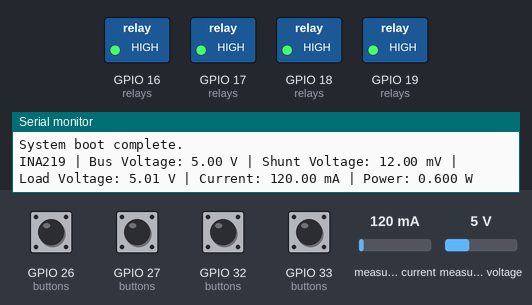
The sketch below on a simulated ESP32. Parts: switched loads named in the sketch (green lamp = pin HIGH), the last lines printed to the serial monitor. Inputs (shaded band) come from the test bench; at power-on: GPIO 26 (buttons), GPIO 27 (buttons), GPIO 32 (buttons), GPIO 33 (buttons) HIGH, measured current 120 mA, measured voltage 5 V. WiFi joins after 1.5 s; servers stay silent unless stated; no MQTT or app messages arrive unless stated.

Above: at 1.8 s.
1.9 s: GPIO 26 (buttons) pulled LOW for 1 s
At 2.6 s:
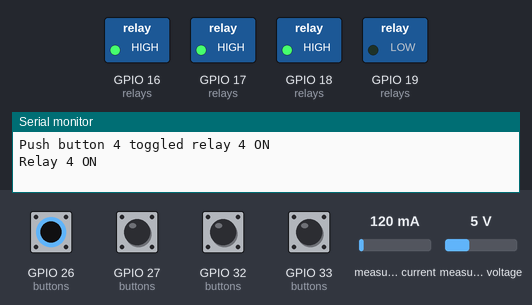
4.4 s: GPIO 27 (buttons) pulled LOW for 0.15 s
At 5.6 s:
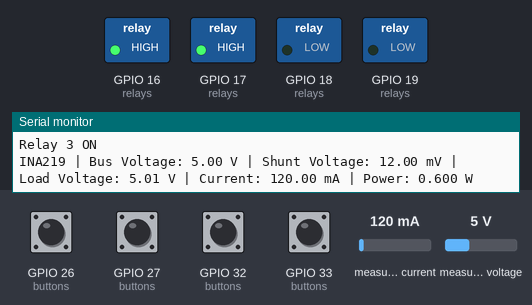
6.0 s: GPIO 26 (buttons) pulled LOW for 0.15 s
At 6.8 s:
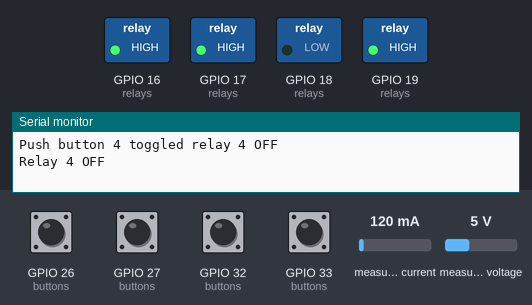
7.6 s: GPIO 32 (buttons) pulled LOW for 0.15 s
At 8.1 s:
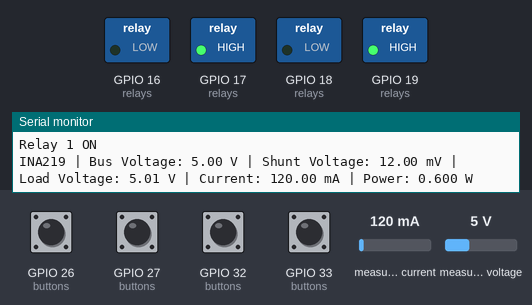
9.2 s: GPIO 33 (buttons) pulled LOW for 0.15 s
At 10.4 s:
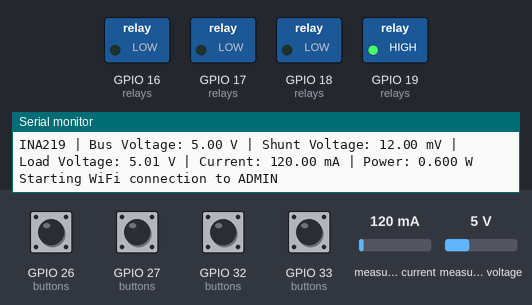
10.8 s: GPIO 27 (buttons) pulled LOW for 1 s
At 11.6 s:
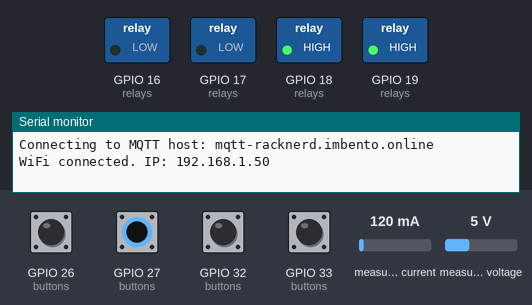
Timing chart, 0 to 13.8 s (numbered marks = the images above; inputs shaded):
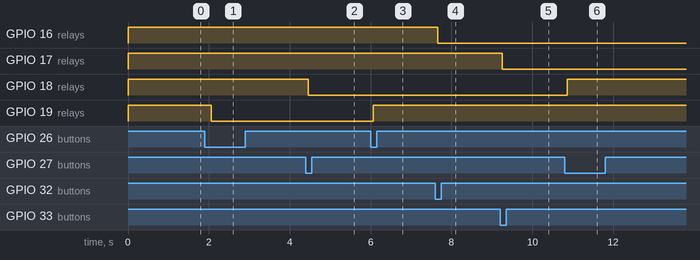

Measured:
- after the input at 1.9 s, GPIO 19 (relays): HIGH → LOW after 0.16 s
- after the input at 4.4 s, GPIO 18 (relays): HIGH → LOW after 0.06 s
- after the input at 6.0 s, GPIO 19 (relays): LOW → HIGH after 0.06 s
- after the input at 7.6 s, GPIO 16 (relays): HIGH → LOW after 0.06 s
- after the input at 9.2 s, GPIO 17 (relays): HIGH → LOW after 0.06 s
- after the input at 10.8 s, GPIO 18 (relays): LOW → HIGH after 0.06 s

The sketch:

ctu_emon.ino
```cpp
#include <Arduino.h>
#include <Wire.h>
#include <WiFi.h>
#include <PubSubClient.h>
#include <Adafruit_INA219.h>

#define RELAY1 16
#define RELAY2 17
#define RELAY3 18
#define RELAY4 19
#define BUTTON1 32
#define BUTTON2 33
#define BUTTON3 27
#define BUTTON4 26

#define RELAY_ON LOW
#define RELAY_OFF HIGH
#define BUTTON_PRESSED LOW
#define BUTTON_RELEASED HIGH

const char* WIFI_SSID = "ADMIN";
const char* WIFI_PASSWORD = "admin54321";
const char* MQTT_HOST = "mqtt-racknerd.imbento.online";
const uint16_t MQTT_PORT = 1883;
const char* MQTT_USERNAME = "roche";
const char* MQTT_PASSWORD = "roche@54321";
const char* DEVICE_ID = "ctu-electric-monitor";

const unsigned long STEP_INTERVAL = 1000;
const unsigned long INA219_INTERVAL = 1000;
const unsigned long MQTT_RETRY_INTERVAL = 5000;
const unsigned long STATUS_INTERVAL = 3000;
const unsigned long WIFI_RETRY_INTERVAL = 10000;
const unsigned long BUTTON_DEBOUNCE_MS = 60;
const unsigned long BUTTON_STARTUP_IGNORE_MS = 2000;

unsigned long lastStepTime = 0;
unsigned long lastIna219ReadTime = 0;
unsigned long lastMqttRetryTime = 0;
unsigned long lastStatusPublishTime = 0;
unsigned long lastWiFiAttemptTime = 0;
unsigned long telemetrySequence = 0;
unsigned long buttonReadyTime = 0;
int stepIndex = 0;
float totalEnergyWh = 0.0f;

const int relays[4] = {RELAY1, RELAY2, RELAY3, RELAY4};
const int buttons[4] = {BUTTON1, BUTTON2, BUTTON3, BUTTON4};
bool relayStates[4] = {false, false, false, false};
int lastButtonReading[4] = {BUTTON_RELEASED, BUTTON_RELEASED, BUTTON_RELEASED, BUTTON_RELEASED};
int stableButtonState[4] = {BUTTON_RELEASED, BUTTON_RELEASED, BUTTON_RELEASED, BUTTON_RELEASED};
unsigned long lastButtonChangeTime[4] = {0, 0, 0, 0};

WiFiClient wifiClient;
PubSubClient mqttClient(wifiClient);
Adafruit_INA219 ina219;
bool ina219Ready = false;
TaskHandle_t wifiTaskHandle = nullptr;

const char* TOPIC_STATUS = "/ctu/electric-monitor/status";
const char* TOPIC_TELEMETRY = "/ctu/electric-monitor/telemetry";
const char* TOPIC_RELAY_STATE_PREFIX = "/ctu/electric-monitor/relay/";
const char* TOPIC_RELAY_COMMAND_SUFFIX = "/set";
const char* TOPIC_RELAY_STATE_SUFFIX = "/state";

#define TOTAL_STEPS 8

void startWiFiConnection();
void ensureMqttConnection();
void mqttCallback(char* topic, byte* payload, unsigned int length);
void subscribeTopics();
void handleRelaySequence();
void handlePushButtons();
void setRelayState(uint8_t relayIndex, bool turnOn, bool publishState);
void publishRelayState(uint8_t relayIndex);
void publishAllRelayStates();
void readIna219ToSerialAndMqtt();
void publishOnlineStatus();
void publishOfflineStatus();
void wifiConnectionTask(void* parameter);

void setup() {
  for (int i = 0; i < 4; i++) {
    digitalWrite(relays[i], RELAY_OFF);
    pinMode(relays[i], OUTPUT);
    pinMode(buttons[i], INPUT_PULLUP);
    lastButtonReading[i] = digitalRead(buttons[i]);
    stableButtonState[i] = lastButtonReading[i];
    lastButtonChangeTime[i] = millis();
  }

  Serial.begin(115200);
  Wire.begin();

  ina219Ready = ina219.begin();
  if (ina219Ready) {
    Serial.println("INA219 initialized.");
  } else {
    Serial.println("INA219 not detected. Check wiring and I2C address.");
  }

  mqttClient.setServer(MQTT_HOST, MQTT_PORT);
  mqttClient.setCallback(mqttCallback);
  mqttClient.setBufferSize(512);

  buttonReadyTime = millis() + BUTTON_STARTUP_IGNORE_MS;
  WiFi.mode(WIFI_STA);
  WiFi.setAutoReconnect(true);
  startWiFiConnection();
  xTaskCreatePinnedToCore(
    wifiConnectionTask,
    "wifiConnectionTask",
    4096,
    nullptr,
    1,
    &wifiTaskHandle,
    0
  );
  Serial.println("System boot complete.");
}

void loop() {
  ensureMqttConnection();
  mqttClient.loop();

  // handleRelaySequence(); // Temporarily disabled
  handlePushButtons();
  readIna219ToSerialAndMqtt();
  publishOnlineStatus();
}

void startWiFiConnection() {
  unsigned long now = millis();
  if (WiFi.status() == WL_CONNECTED || now - lastWiFiAttemptTime < WIFI_RETRY_INTERVAL) {
    return;
  }

  lastWiFiAttemptTime = now;
  Serial.print("Starting WiFi connection to ");
  Serial.println(WIFI_SSID);
  WiFi.disconnect(true, true);
  delay(50);
  WiFi.begin(WIFI_SSID, WIFI_PASSWORD);
}

void wifiConnectionTask(void* parameter) {
  bool wasConnected = false;

  for (;;) {
    wl_status_t wifiStatus = WiFi.status();

    if (wifiStatus == WL_CONNECTED) {
      if (!wasConnected) {
        wasConnected = true;
        Serial.print("WiFi connected. IP: ");
        Serial.println(WiFi.localIP());
      }
    } else {
      if (wasConnected) {
        wasConnected = false;
        Serial.println("WiFi disconnected. Background reconnect started.");
      }
      startWiFiConnection();
    }

    vTaskDelay(pdMS_TO_TICKS(500));
  }
}

void ensureMqttConnection() {
  if (WiFi.status() != WL_CONNECTED || mqttClient.connected()) {
    return;
  }

  unsigned long now = millis();
  if (now - lastMqttRetryTime < MQTT_RETRY_INTERVAL) {
    return;
  }
  lastMqttRetryTime = now;

  Serial.print("Connecting to MQTT host: ");
  Serial.println(MQTT_HOST);

  bool connected = mqttClient.connect(
    DEVICE_ID,
    MQTT_USERNAME,
    MQTT_PASSWORD,
    TOPIC_STATUS,
    1,
    true,
    "offline"
  );

  if (connected) {
    Serial.println("MQTT connected.");
    subscribeTopics();
    publishOnlineStatus();
    publishAllRelayStates();
  } else {
    Serial.print("MQTT connect failed, rc=");
    Serial.println(mqttClient.state());
  }
}

void subscribeTopics() {
  for (int i = 0; i < 4; i++) {
    char topic[80];
    snprintf(topic, sizeof(topic), "%s%d%s", TOPIC_RELAY_STATE_PREFIX, i + 1, TOPIC_RELAY_COMMAND_SUFFIX);
    mqttClient.subscribe(topic);
    Serial.print("Subscribed: ");
    Serial.println(topic);
  }
}

void mqttCallback(char* topic, byte* payload, unsigned int length) {
  String message;
  for (unsigned int i = 0; i < length; i++) {
    message += static_cast<char>(payload[i]);
  }
  message.trim();

  Serial.print("MQTT RX [");
  Serial.print(topic);
  Serial.print("]: ");
  Serial.println(message);

  for (int i = 0; i < 4; i++) {
    char relayTopic[80];
    snprintf(relayTopic, sizeof(relayTopic), "%s%d%s", TOPIC_RELAY_STATE_PREFIX, i + 1, TOPIC_RELAY_COMMAND_SUFFIX);
    if (strcmp(topic, relayTopic) == 0) {
      bool turnOn = message == "1" || message.equalsIgnoreCase("on") || message.equalsIgnoreCase("true");
      setRelayState(i, turnOn, true);
      return;
    }
  }
}

void handleRelaySequence() {
  unsigned long now = millis();

  if (now - lastStepTime >= STEP_INTERVAL) {
    lastStepTime = now;

    Serial.print("Step: ");
    Serial.println(stepIndex);

    if (stepIndex < 4) {
      setRelayState(stepIndex, true, true);
    } else if (stepIndex < 8) {
      int relayToOff = stepIndex - 4;
      setRelayState(relayToOff, false, true);
    }

    stepIndex++;

    if (stepIndex >= TOTAL_STEPS) {
      stepIndex = 0;
      Serial.println("Cycle repeat");
    }
  }
}

void handlePushButtons() {
  unsigned long now = millis();

  if (now < buttonReadyTime) {
    return;
  }

  for (int i = 0; i < 4; i++) {
    int reading = digitalRead(buttons[i]);

    if (reading != lastButtonReading[i]) {
      lastButtonReading[i] = reading;
      lastButtonChangeTime[i] = now;
    }

    if (now - lastButtonChangeTime[i] < BUTTON_DEBOUNCE_MS) {
      continue;
    }

    if (reading == stableButtonState[i]) {
      continue;
    }

    stableButtonState[i] = reading;

    if (stableButtonState[i] == BUTTON_PRESSED) {
      bool nextRelayState = !relayStates[i];
      Serial.print("Push button ");
      Serial.print(i + 1);
      Serial.print(" toggled relay ");
      Serial.print(i + 1);
      Serial.println(nextRelayState ? " ON" : " OFF");
      setRelayState(i, nextRelayState, true);
    }
  }
}

void setRelayState(uint8_t relayIndex, bool turnOn, bool publishState) {
  if (relayIndex >= 4) {
    return;
  }

  relayStates[relayIndex] = turnOn;
  digitalWrite(relays[relayIndex], turnOn ? RELAY_ON : RELAY_OFF);

  Serial.print("Relay ");
  Serial.print(relayIndex + 1);
  Serial.print(turnOn ? " ON" : " OFF");
  Serial.println();

  if (publishState) {
    publishRelayState(relayIndex);
  }
}

void publishRelayState(uint8_t relayIndex) {
  if (!mqttClient.connected() || relayIndex >= 4) {
    return;
  }

  char topic[80];
  snprintf(topic, sizeof(topic), "%s%d%s", TOPIC_RELAY_STATE_PREFIX, relayIndex + 1, TOPIC_RELAY_STATE_SUFFIX);
  mqttClient.publish(topic, relayStates[relayIndex] ? "1" : "0", true);
}

void publishAllRelayStates() {
  for (int i = 0; i < 4; i++) {
    publishRelayState(i);
  }
}

void readIna219ToSerialAndMqtt() {
  if (!ina219Ready) {
    return;
  }

  unsigned long now = millis();
  if (now - lastIna219ReadTime < INA219_INTERVAL) {
    return;
  }
  lastIna219ReadTime = now;

  float busVoltage = ina219.getBusVoltage_V();
  float shuntVoltage = ina219.getShuntVoltage_mV();
  float current_mA = ina219.getCurrent_mA();
  float loadVoltage = busVoltage + (shuntVoltage / 1000.0f);
  float power_mW = ina219.getPower_mW();
  float currentA = current_mA / 1000.0f;
  float powerW = power_mW / 1000.0f;
  totalEnergyWh += powerW * (INA219_INTERVAL / 3600000.0f);

  float batteryPercent = ((busVoltage - 3.2f) / (4.2f - 3.2f)) * 100.0f;
  if (batteryPercent < 0.0f) batteryPercent = 0.0f;
  if (batteryPercent > 100.0f) batteryPercent = 100.0f;

  Serial.print("INA219 | Bus Voltage: ");
  Serial.print(busVoltage, 2);
  Serial.print(" V | Shunt Voltage: ");
  Serial.print(shuntVoltage, 2);
  Serial.print(" mV | Load Voltage: ");
  Serial.print(loadVoltage, 2);
  Serial.print(" V | Current: ");
  Serial.print(current_mA, 2);
  Serial.print(" mA | Power: ");
  Serial.print(powerW, 3);
  Serial.println(" W");

  if (!mqttClient.connected()) {
    return;
  }

  char payload[320];
  telemetrySequence++;
  snprintf(
    payload,
    sizeof(payload),
    "{\"device\":\"%s\",\"seq\":%lu,\"busVoltage\":%.3f,\"shuntVoltage\":%.3f,\"loadVoltage\":%.3f,\"currentA\":%.3f,\"currentmA\":%.2f,\"powerW\":%.3f,\"powermW\":%.2f,\"energyWh\":%.5f,\"batteryPercent\":%.1f}",
    DEVICE_ID,
    telemetrySequence,
    busVoltage,
    shuntVoltage,
    loadVoltage,
    currentA,
    current_mA,
    powerW,
    power_mW,
    totalEnergyWh,
    batteryPercent
  );
  mqttClient.publish(TOPIC_TELEMETRY, payload, false);
}

void publishOnlineStatus() {
  if (!mqttClient.connected()) {
    return;
  }

  unsigned long now = millis();
  if (now - lastStatusPublishTime < STATUS_INTERVAL) {
    return;
  }
  lastStatusPublishTime = now;

  char payload[96];
  snprintf(payload, sizeof(payload), "online @ %lu", now / 1000UL);
  mqttClient.publish(TOPIC_STATUS, payload, true);
}

void publishOfflineStatus() {
  if (mqttClient.connected()) {
    mqttClient.publish(TOPIC_STATUS, "offline", true);
  }
}
```
